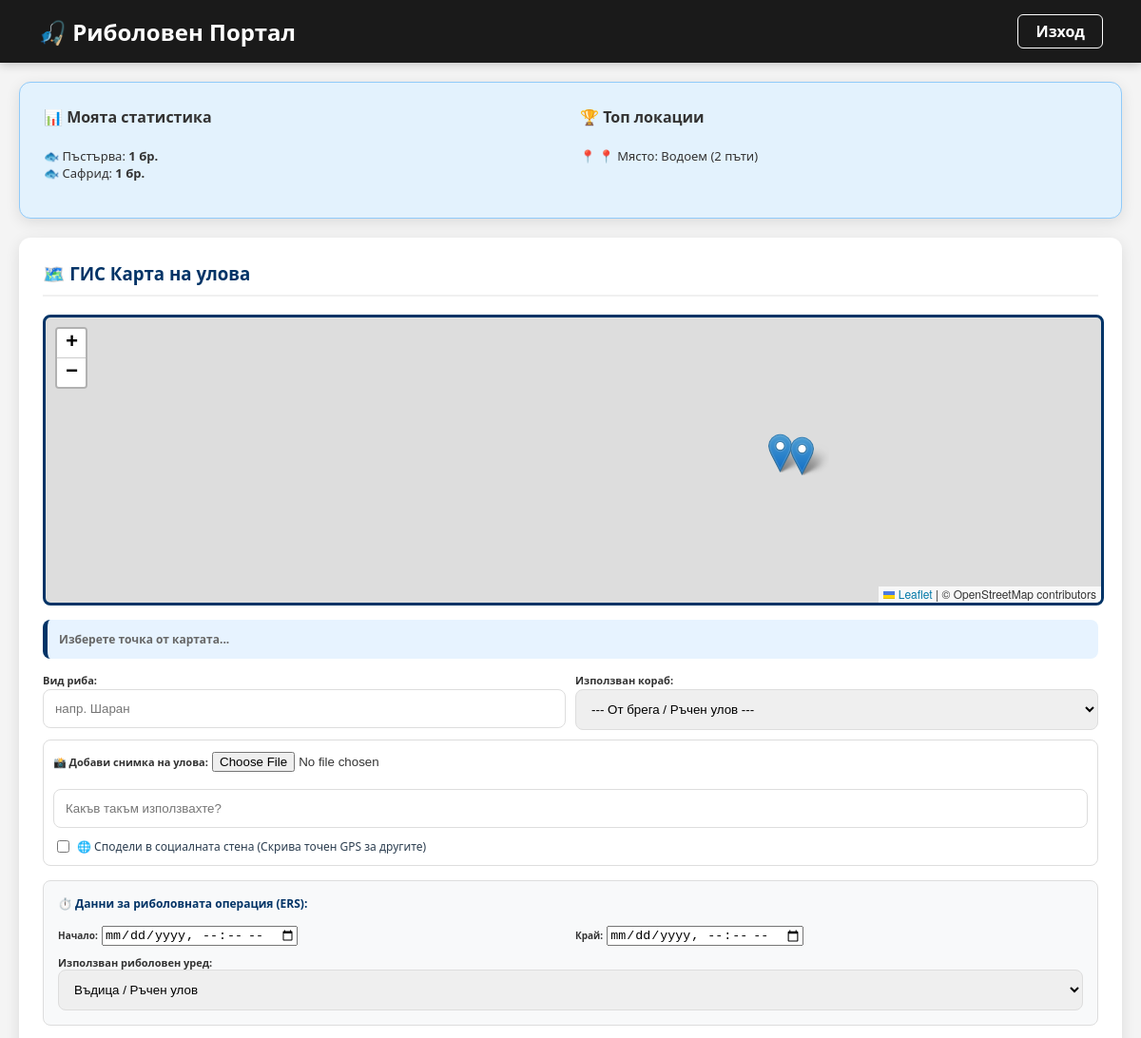
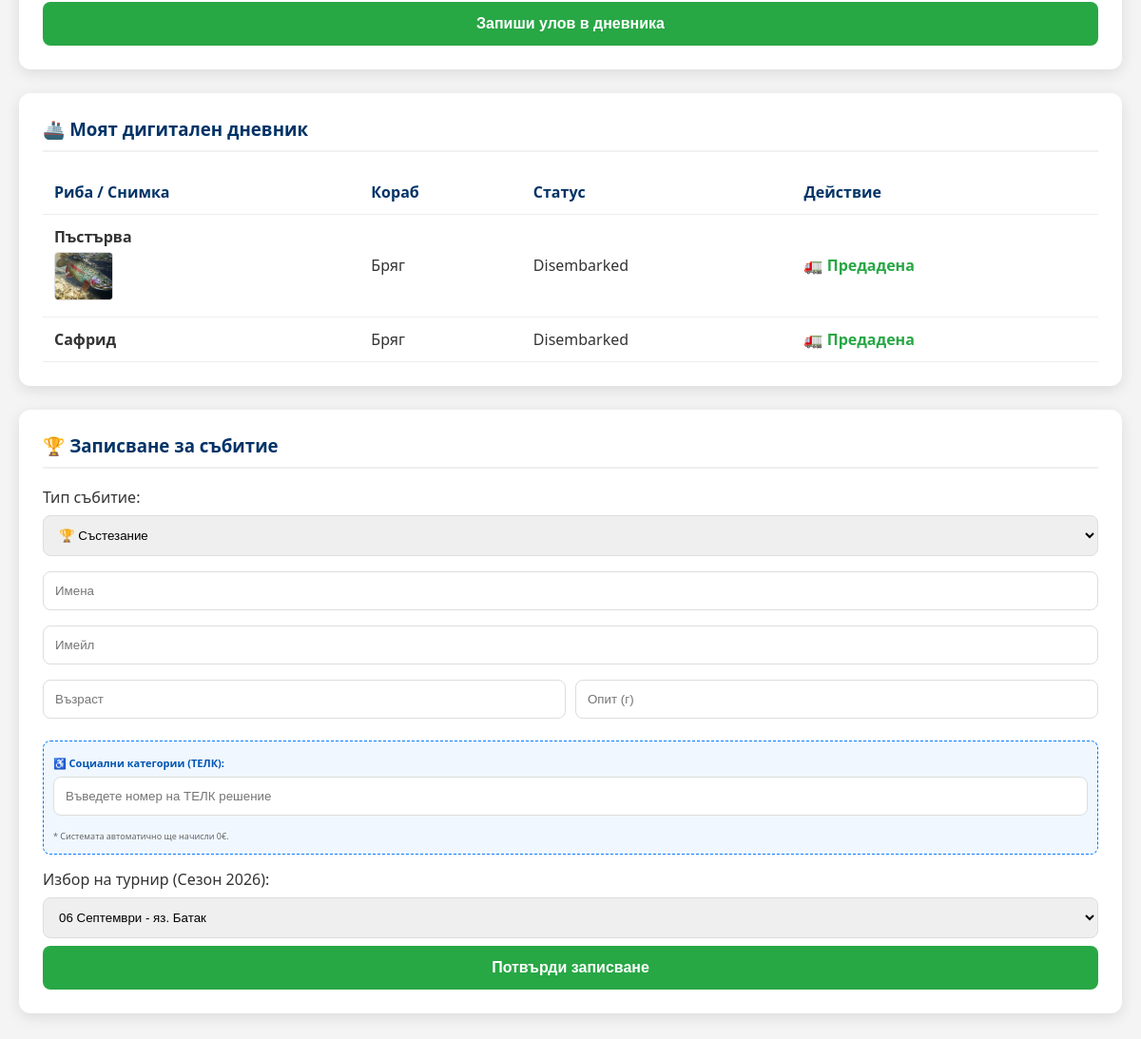
Page /dashboard (signed in) on the committed database (2 pictures, top to bottom).
### models.py (models this page shows)
class FishingLog(db.Model):
    id = db.Column(db.Integer, primary_key=True)
    user_id = db.Column(db.Integer, db.ForeignKey('user.id'))
    vessel_id = db.Column(db.Integer, db.ForeignKey('fishing_vessel.id'), nullable=True)
    fish_type = db.Column(db.String(50))
    water_info = db.Column(db.String(500))
    lat = db.Column(db.Float)
    lng = db.Column(db.Float)
    start_time = db.Column(db.DateTime, nullable=True)
    end_time = db.Column(db.DateTime, nullable=True)
    gear_used = db.Column(db.String(100), nullable=True)
    log_date = db.Column(db.DateTime, default=datetime.utcnow)
    status = db.Column(db.String(50), default="At Sea")
    delivery_id = db.Column(db.String(20), unique=True, nullable=True)
    destination = db.Column(db.String(100), nullable=True)
    fine_amount = db.Column(db.Float, default=0.0)
    inspection_note = db.Column(db.String(200), nullable=True)
    is_legal = db.Column(db.Boolean, default=True)
    fish_image_url = db.Column(db.String(500), nullable=True)
    tackle_info = db.Column(db.String(200), nullable=True)
    is_public = db.Column(db.Boolean, default=False)

### app.py (the view)
@app.route('/dashboard')
def dashboard():
    if 'user_id' not in session: return redirect(url_for('login'))
    user_id = session['user_id']
    all_logs = FishingLog.query.all()
    bookings = Booking.query.all()
    pollution_reports = PollutionReport.query.order_by(PollutionReport.report_date.desc()).all()
    for b in bookings:
        if b.category == 'Competition':
            date_str = str(b.competition_date)
            if "✅" in date_str or "Март" in date_str or "Май" in date_str or "Юни" in date_str:
                b.is_finished = True
            else:
                b.is_finished = False
    personal_stats = db.session.query(
        FishingLog.fish_type, func.count(FishingLog.id)
    ).filter_by(user_id=user_id).group_by(FishingLog.fish_type).all()
    top_spots = db.session.query(
        FishingLog.water_info, func.count(FishingLog.id)
    ).filter_by(user_id=user_id).group_by(FishingLog.water_info).order_by(func.count(FishingLog.id).desc()).limit(
        3).all()
    if session['role'] == 'admin':
        vessels = FishingVessel.query.all()
        users = User.query.filter_by(role='user').all()
        permits = CommercialPermit.query.all()
        return render_template('admin_dashboard.html', bookings=bookings, logs=all_logs, vessels=vessels, users=users,
                               permits=permits, pollution_reports=pollution_reports)
    my_vessels = FishingVessel.query.filter_by(owner_id=user_id).all()
    return render_template('user_dashboard.html', all_logs=all_logs, my_vessels=my_vessels, stats=personal_stats,
                           spots=top_spots)

### templates/user_dashboard.html (shortened to what this page needs)
<!DOCTYPE html>
<html lang="bg">
<head>
    <link rel="stylesheet" href="https://unpkg.com/leaflet@1.9.4/dist/leaflet.css" />
    <link rel="stylesheet" href="https://cdn.jsdelivr.net/npm/flatpickr/dist/flatpickr.min.css">
    <link rel="stylesheet" href="{{ url_for('static', filename='css/base.css') }}">
    <link rel="stylesheet" href="{{ url_for('static', filename='css/user.css') }}">
</head>
<body>
    <div class="nav">
        <h2>🎣 Риболовен Портал</h2>
        <a href="{{ url_for('logout') }}">Изход</a>
    </div>
    <div class="container">
        <div class="card" style="display: flex; gap: 20px; background: #e3f2fd; border: 1px solid #90caf9; margin-bottom: 20px;">
            <div style="flex: 1;">
                <h4 style="margin-top: 0;">📊 Моята статистика</h4>
                <ul style="font-size: 13px; list-style: none; padding: 0;">
                {% for s in stats %}
                    <li>🐟 {{ s[0] }}: <b>{{ s[1] }} бр.</b></li>
                {% endfor %}
                </ul>
            </div>
            <div style="flex: 1;">
                <h4 style="margin-top: 0;">🏆 Топ локации</h4>
                <ul style="font-size: 13px; list-style: none; padding: 0;">
                {% for spot in spots %}
                    <li>📍 {{ spot[0].split('(')[0] }} ({{ spot[1] }} пъти)</li>
                {% endfor %}
                </ul>
            </div>
        </div>
        <div class="card">
            <h3>🗺️ ГИС Карта на улова</h3>
            <div id="map" style="height: 300px; border-radius: 8px; margin-bottom: 15px;"></div>
            <div id="loc_text" style="font-size: 12px; color: #666; margin-bottom: 10px;">Изберете точка от картата...</div>
            <form action="{{ url_for('submit_log') }}" method="POST" enctype="multipart/form-data">
                <div style="display: grid; grid-template-columns: 1fr 1fr; gap: 10px; margin-bottom: 10px;">
                    <div>
                        <label style="font-size: 11px; font-weight: bold;">Вид риба:</label>
                        <input type="text" name="fish_type" placeholder="напр. Шаран" required class="inspect-input" style="margin:0;">
                    </div>
                    <div>
                        <label style="font-size: 11px; font-weight: bold;">Използван кораб:</label>
                        <select name="vessel_id" class="inspect-input" style="margin:0;">
                            <option value="">--- От брега / Ръчен улов ---</option>
                        </select>
                    </div>
                </div>
                <div style="background: #ffffff; padding: 10px; border: 1px solid #ddd; border-radius: 8px; margin-bottom: 15px;">
                    <label style="font-size: 11px; font-weight: bold;">📸 Добави снимка на улова:</label>
                    <input type="file" name="fish_photo" accept="image/*" class="inspect-input" style="margin-bottom: 10px;">
                    <input type="text" name="tackle_info" placeholder="Какъв такъм използвахте?" class="inspect-input" style="margin-bottom: 10px;">
                    <label style="font-size: 12px; color: #2c3e50; cursor: pointer; display: flex; align-items: center; gap: 5px;">
                        <input type="checkbox" name="is_public"> 🌐 Сподели в социалната стена (Скрива точен GPS за другите)
                    </label>
                </div>
                <div style="background: #f8f9fa; padding: 15px; border-radius: 8px; margin-bottom: 15px; border: 1px solid #ddd;">
                    <p style="font-size: 12px; font-weight: bold; margin-top: 0; color: #003366;">⏱️ Данни за риболовната операция (ERS):</p>
                    <div style="display: grid; grid-template-columns: 1fr 1fr; gap: 10px;">
                        <div>
                            <label style="font-size: 10px; font-weight: bold;">Начало:</label>
                            <input type="datetime-local" name="start_time" class="inspect-input" style="margin:0;">
                        </div>
                        <div>
                            <label style="font-size: 10px; font-weight: bold;">Край:</label>
                            <input type="datetime-local" name="end_time" class="inspect-input" style="margin:0;">
                        </div>
                    </div>
                    <label style="font-size: 11px; font-weight: bold; display: block; margin-top: 10px;">Използван риболовен уред:</label>
                    <select name="gear_used" class="inspect-input" style="margin:0;">
                        <option value="Въдица / Ръчен улов">Въдица / Ръчен улов</option>
                    </select>
                </div>
                <button type="submit" class="btn-submit" style="background:#28a745; width: 100%;">Запиши улов в дневника</button>
            </form>
        </div>
        <div class="card">
            <h3>🚢 Моят дигитален дневник</h3>
            <table>
                <thead>
                    <tr>
                        <th>Риба / Снимка</th>
                        <th>Кораб</th>
                        <th>Статус</th>
                        <th>Действие</th>
                    </tr>
                </thead>
                <tbody>
                    {% for my_log in all_logs if my_log.user_id == session['user_id'] %}
                    <tr>
                        <td>
                            <b>{{ my_log.fish_type }}</b>
                            {% if my_log.fish_image_url %}
                                <br><img src="{{ url_for('static', filename='uploads/' + my_log.fish_image_url) }}" width="60" style="border-radius:4px; margin-top:5px; border: 1px solid #ddd;">
                            {% endif %}
                        </td>
                        <td>{{ my_log.vessel.vessel_name if my_log.vessel else "Бряг" }}</td>
                        <td>{{ my_log.status }}</td>
                        <td>
                            {% if my_log.status == 'At Sea' %}
                            <form action="{{ url_for('transfer_fish', log_id=my_log.id) }}" method="POST" style="display:flex; gap:5px;">
                                <input type="text" name="destination" placeholder="Дестинация" required style="width:auto; padding:5px; margin:0; font-size:12px;">
                                <button type="submit" style="width:auto; padding:5px 10px; background:#003366; color:white; border:none; border-radius:4px; font-size:12px;">Предай</button>
                            </form>
                            {% else %}
                                <span style="color:#28a745; font-weight:bold;">🚛 Предадена</span>
                            {% endif %}
                        </td>
                    </tr>
                    {% endfor %}
                </tbody>
            </table>
        </div>
        <div class="card">
            <h3 id="event-title">🏆 Записване за събитие</h3>
            <form action="{{ url_for('book') }}" method="POST">
                <label>Тип събитие:</label>
                <select name="category" id="category" onchange="updateUI()" class="inspect-input">
                    <option value="Competition">🏆 Състезание</option>
                </select>
                <input type="text" name="full_name" placeholder="Имена" required class="inspect-input">
                <input type="email" name="email" placeholder="Имейл" required class="inspect-input">
                <div style="display: grid; grid-template-columns: 1fr 1fr; gap: 10px;">
                    <input type="number" name="age" placeholder="Възраст" required class="inspect-input">
                    <input type="number" name="experience" placeholder="Опит (г)" required class="inspect-input">
                </div>
                <div style="margin: 15px 0; padding: 10px; border: 1px dashed #007bff; border-radius: 8px; background: #f0f7ff;">
                    <label style="font-size: 11px; font-weight: bold; color: #0056b3;">♿ Социални категории (ТЕЛК):</label>
                    <input type="text" name="telk_number" placeholder="Въведете номер на ТЕЛК решение" class="inspect-input" style="margin-top: 5px;">
                    <small style="font-size: 9px; color: #666;">* Системата автоматично ще начисли 0€.</small>
                </div>
                <div id="comp_ui">
                    <label>Избор на турнир (Сезон 2026):</label>
                    <select name="comp_date" class="inspect-input">
                        <optgroup label="ПРЕДСТОЯЩИ">
                            <option value="06.09.2026 - яз. Батак">06 Септември - яз. Батак</option>
                        </optgroup>
                    </select>
                </div>
                <button type="submit" class="btn-submit" style="width: 100%;">Потвърди записване</button>
            </form>
        </div>
    </div>
</body>
</html>

### static/css/base.css (style rules this page uses)
body { font-family: 'Segoe UI', Tahoma, Geneva, Verdana, sans-serif; margin: 0; background-color: #f4f4f4; color: #333; }
.nav { background: #1a1a1a; color: white; padding: 15px 40px; display: flex; justify-content: space-between; align-items: center; box-shadow: 0 2px 10px rgba(0,0,0,0.2); }
.nav h2 { margin: 0; font-size: 1.5rem; }
.nav a { color: white; text-decoration: none; font-weight: bold; border: 1px solid white; padding: 6px 18px; border-radius: 6px; transition: all 0.3s ease; }
.container { max-width: 1200px; margin: auto; padding: 20px; }
.card { background: white; padding: 25px; border-radius: 12px; box-shadow: 0 4px 15px rgba(0,0,0,0.1); margin-bottom: 25px; }
h3 { color: #003366; margin-top: 0; border-bottom: 2px solid #f0f0f0; padding-bottom: 10px; display: flex; align-items: center; gap: 10px; }

### static/css/user.css (style rules this page uses)
#map { height: 480px; width: 100%; border-radius: 12px; border: 3px solid #003366; margin-bottom: 15px; z-index: 1; }
table { width: 100%; border-collapse: collapse; margin-top: 15px; }
th, td { padding: 12px; text-align: left; border-bottom: 1px solid #eee; }
th { color: #003366; font-weight: bold; }
.btn-submit { background: #28a745; color: white; font-weight: bold; cursor: pointer; border: none; padding: 14px; border-radius: 8px; width: 100%; font-size: 1rem; }
#loc_text { margin-bottom: 15px; padding: 12px; border-radius: 8px; font-size: 0.95rem; font-weight: bold; background: #e7f3ff; color: #003366; border-left: 5px solid #003366; }
input[type="text"], input[type="number"], input[type="email"], select { width: 100%; padding: 12px; margin: 8px 0; border: 1px solid #ddd; border-radius: 8px; box-sizing: border-box; }

### rows in the picture
FishingLog: fish_type "Пъстърва", s "1", fish_image_url (picture), vessel "Бряг", status "Disembarked", shows "🚛 Предадена"
FishingLog: fish_type "Сафрид", vessel "Бряг", status "Disembarked", shows "🚛 Предадена"

### other values in the picture
{{ s[0] }} "Сафрид"
{{ s[1] }} "1"
{{ spot[0].split('(')[0] }} "📍 Място: Водоем"
{{ spot[1] }} "2"
